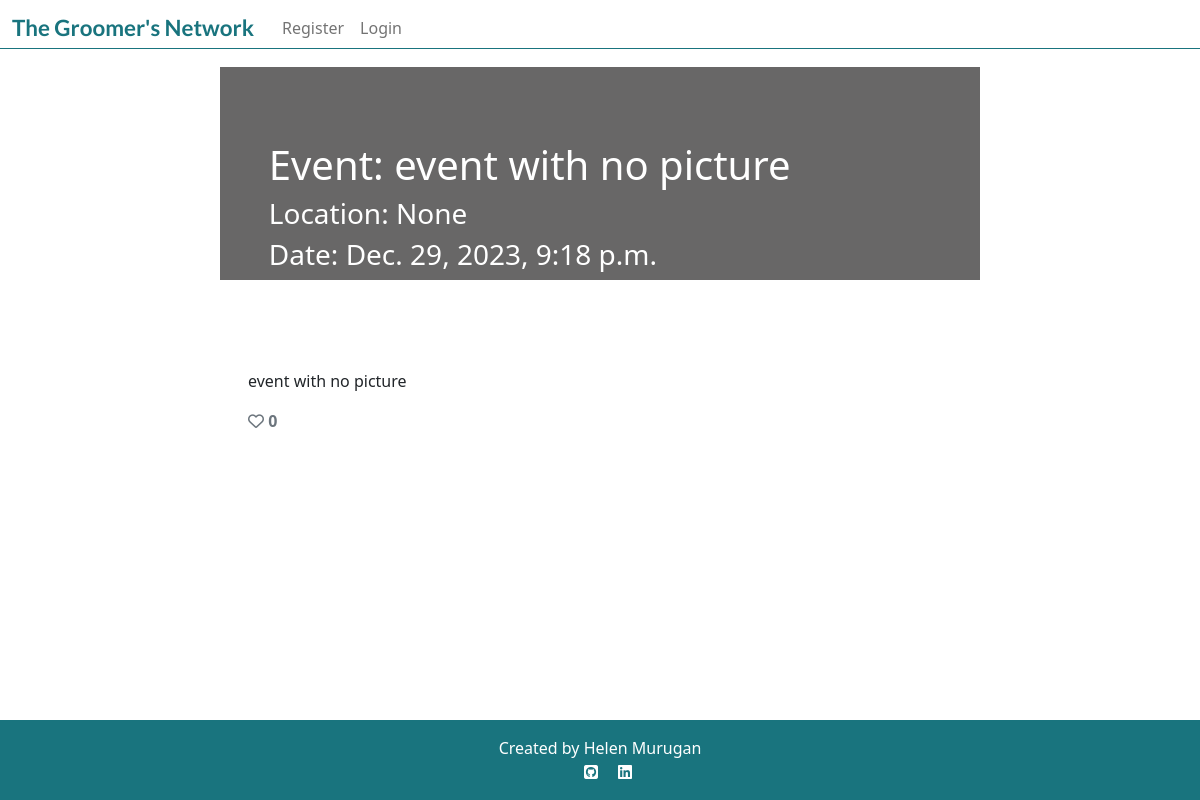
The app's page /events/event-with-no-picture/, older data.
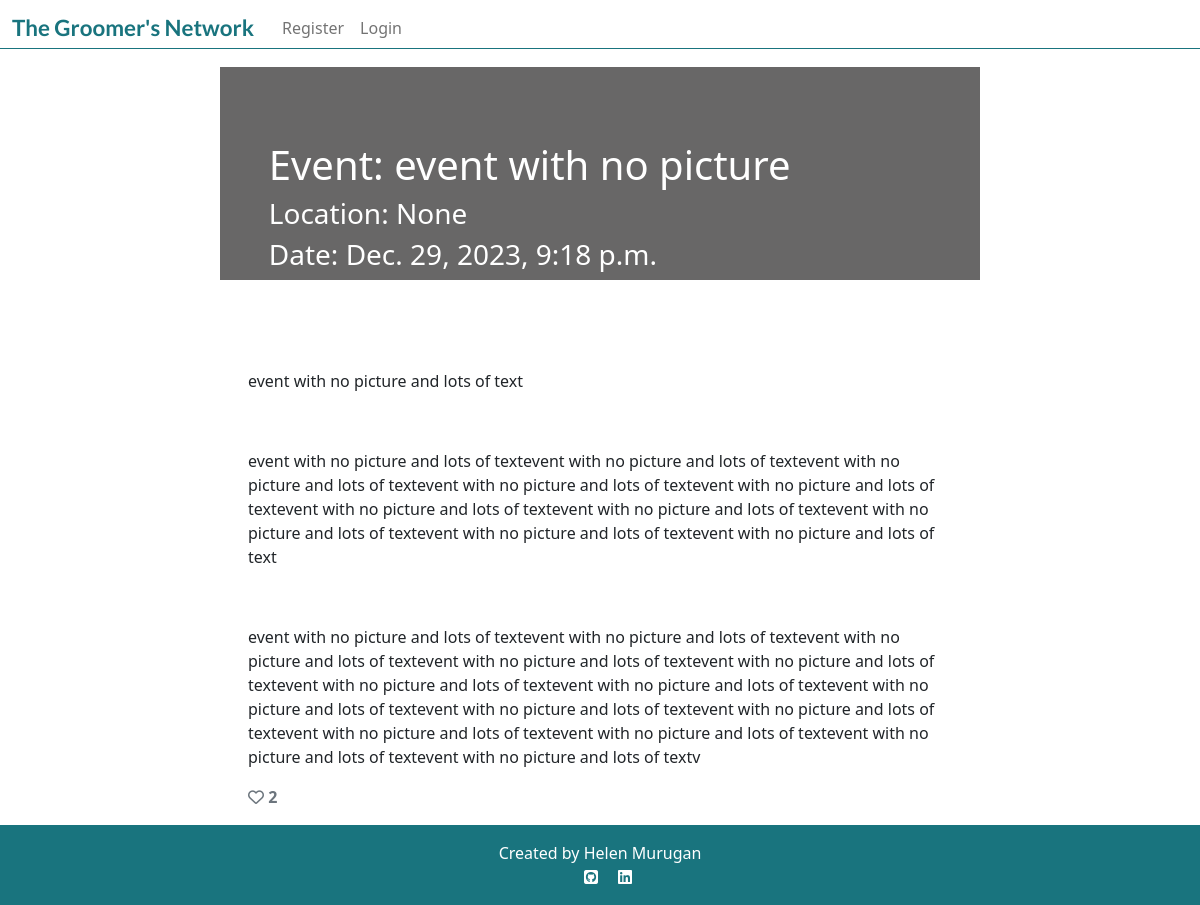
The same page, newer data.
### event/models.py (models this page shows, shortened)
class Event(models.Model):
    title = models.CharField(
            max_length=200,
            verbose_name="event",
        )
    slug = models.SlugField(
        max_length=200,
        unique=True
        )
    author = models.ForeignKey(
        User,
        on_delete=models.CASCADE,
        related_name="event_events"
    )
    content = models.TextField(
        blank=True,
        null=True,
    )
    featured_image = CloudinaryField(
        'image',
        default='placeholder'
        )
    excerpt = models.TextField(
        blank=True,
        null=True,
        max_length=200,
        )
    created_on = models.DateTimeField(
        auto_now_add=True
        )
    updated_on = models.DateTimeField(
        auto_now=True
        )
    location = models.CharField(
        blank=True,
        null=True,
        max_length=30,
    )
    date_time = models.DateTimeField(
        verbose_name='Date and Time'
    )
    likes = models.ManyToManyField(
        User,
        related_name='event_likes',
        blank=True,
    )
    class Meta:
        ordering = ["-created_on"]
    def number_of_likes(self):
        return self.likes.count()

### event/views.py (the view)
# urls.py: path('<slug:slug>/', views.EventDetail.as_view(), name='event_detail'),
class EventDetail(View):
    def get(self, request, slug, *args, **kwargs):
        queryset = Event.objects
        post = get_object_or_404(queryset, slug=slug)
        liked = False
        if post.likes.filter(id=self.request.user.id).exists():
            liked = True
        return render(
            request,
            "event_detail.html",
            {
                "event": post,
                "liked": liked
            },
        )

### templates/event_detail.html
{% extends 'base.html' %} {% block content %}
<div class="masthead">
    <div class="container">
        <div class="row">
            <div class="masthead-text col-lg-8 offset-lg-2">
                <h1 class="post-title">Event: {{ event.title }}</h1>
                <h3 class="post-subtitle">Location: {{ event.location }} </h3>
                <h3 class="post-subtitle">Date: {{ event.date_time }}</h3>
            </div>
        </div>
    </div>
</div>
<div class="container">
    <div class="row">
        <div class="card col-lg-8 offset-lg-2">
            <div class="card-body">
                <p class="card-text">
                    {{ event.content | safe }}
                </p>
                <div class="row">
                    <div class="col-2">
                        <strong>
                            {% if user.is_authenticated %}
                            <form class="d-inline" action="{% url 'event_like' event.slug %}" method="POST">
                                {% csrf_token %}
                                {% if liked %}
                                <button type="submit" name="event_id" value="{{event.slug}}" class="btn-like"><i class="fas fa-heart"></i></button>
                                {% else %}
                                <button type="submit" name="event_id" value="{{event.slug}}" class="btn-like"><i class="far fa-heart"></i></button>
                                {% endif %}
                            </form>
                            {% else %}
                            <span class="text-secondary"><i class="far fa-heart"></i></span>
                            {% endif %}
                        <span class="text-secondary">{{ event.number_of_likes }} </span>
                        </strong>
                    </div>
                </div>
            </div>
        </div>
    </div>
</div>
{% endblock content %}

Row changes from the older to the newer data that the page shows:
changed Event "event with no picture": content "event with no picture" → "event with no picture and lots of text event with no picture and lots of textevent with no picture and lots of textevent with no picture and lots of textevent with no picture and lots of textevent with no picture and lots of textevent with no picture and lots of textevent with no picture and lots of textevent with no picture and lots of textevent with no picture and lots of textevent with no picture and lots of text event with no picture and lots of textevent with no picture and lots of textevent with no picture and lots of textevent with no picture and lots of textevent with no picture and lots of textevent with no picture and lots of textevent with no picture and lots of textevent with no…"; number_of_likes "0" → "2"
